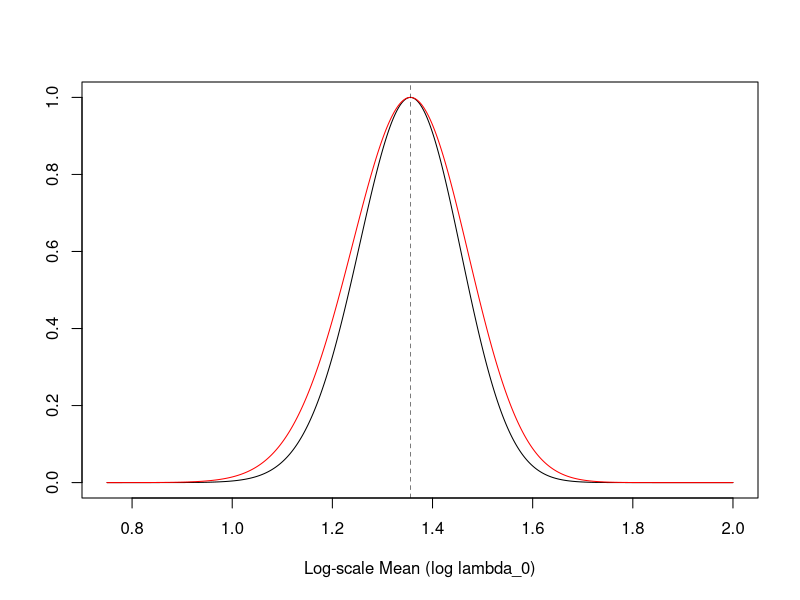
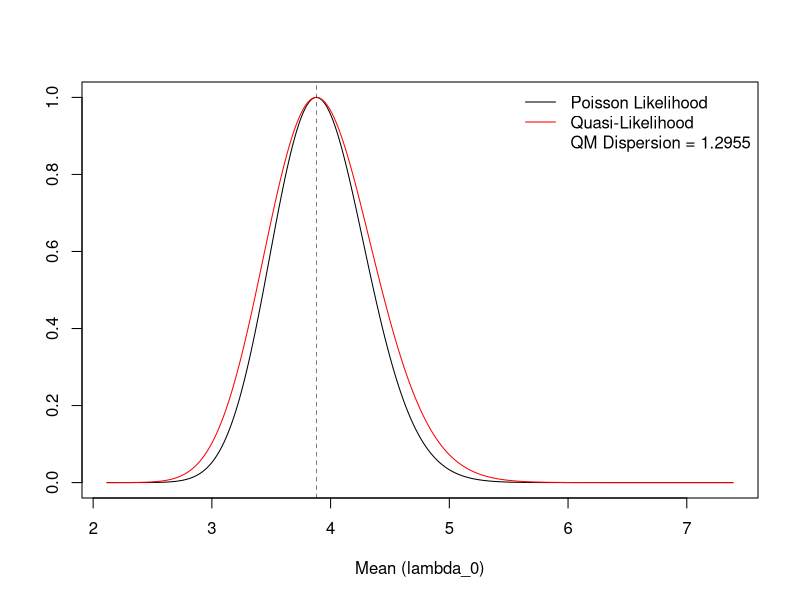

These figures' R source, in order:
#########################################
## Lab 3: Quasi-likelihood
## 
## January 2014
## J. Blume
#########################################

#### generate count data from two groups with different means
nsample=25
y.0=rpois(nsample,4)
y.1=rpois(nsample,8)

## Put together in one vector; use indicator for group to track
y=c(y.0,y.1)
x=c(rep(0,nsample),rep(1,nsample))

## Summary Statistics (all, grp 0, grp 1)
c(mean(y),mean(y.0),mean(y.1))
c(var(y),var(y.0),var(y.1))

############ Regression models

#### Entire group; one model for y (i.e., ignore grouping)
## log(mu)=b0
pmod=glm(y~1,family=poisson(link=log))
summary(pmod)
exp(pmod$coeff) ## exp(b0)

## check model
round(exp(pmod$coeff),4)==round(mean(y),4)

## Fit Quasi-likelihood model (two ways to fit it)
## Same as glm(y~1,family=quasi(link=log,variance="mu"))
qmod=glm(y~1,family=quasipoisson(link=log))
summary(qmod)
exp(qmod$coeff) ## exp(b0)

## check model
round(exp(qmod$coeff),4)==round(mean(y),4)

## Assumed dispersion of the two models
summary(pmod)$dispersion
summary(qmod)$dispersion

## Which dispersion factor is correct?
var(y)/mean(y)

######################

#### Group Zero only; one model for y.0 (i.e., ignore data from 2nd group)
## log(mu)=b0
pmod.0=glm(y.0~1,family=poisson(link=log))
summary(pmod.0)
exp(pmod.0$coeff) ## exp(b0)

## check model
round(exp(pmod.0$coeff),4)==round(mean(y.0),4)

## Fit Quasi-likelihood model 
qmod.0=glm(y.0~1,family=quasipoisson(link=log))
summary(qmod.0)
exp(qmod.0$coeff)

## Assumed dispersion of the two models
summary(pmod.0)$dispersion
summary(qmod.0)$dispersion

## Which dispersion factor is correct?
var(y.0)/mean(y.0)

## much closer to one: Ohhhhh...Ahhhhh...

######################
#### plots to illustrate
beta=seq(0.75,2,0.001)

## compute log-likelihood from Poisson model
loglik=sum(y.0)*(beta)-length(y.0)*exp(beta)
loglik=loglik-max(loglik)
lik=exp(loglik)

## compute quasi-likelihood
qloglik=(sum(y.0)*(beta)-length(y.0)*exp(beta))/summary(qmod.0)$dispersion
qloglik=qloglik-max(qloglik)
qlik=exp(qloglik)

## Log-scale
plot(beta,lik,type="n",ylab=" ",xlab="Log-scale Mean (log lambda_0)")
lines(beta,lik,lty=1,col="black")
lines(beta,qlik,lty=1,col="red")
abline(v=qmod.0$coeff,lty=2,lwd=0.5,col="black")

## True scale
plot(exp(beta),lik,type="n",ylab=" ",xlab="Mean (lambda_0)")
lines(exp(beta),lik,lty=1,col="black")
lines(exp(beta),qlik,lty=1,col="red")
abline(v=exp(qmod.0$coeff),lty=2,lwd=0.5,col="black")

qmd=round(summary(qmod.0)$dispersion,4)
legend("topright",c("Poisson Likelihood","Quasi-Likelihood",
paste("QM Dispersion = ",qmd,sep=""))
,lty=c(1,1,0),col=c("Black","Red","NA"),bty='n')

## Invariance is wonderful, huh? Going b/w scales is easy....

## run plot several times to see what happens as var(y.0)/mean(y.0) varies
## Notice, in particular, what happens when 
## summary(qmod.0)$dispersion > 1 and summary(qmod.0)$dispersion < 1
## You should see the curves flip (change order)

############################################

## Full model or 'true' model (i.e., account for grouping)
pmod.f=glm(y~1+x,family=poisson(link=log))
summary(pmod.f)
exp(pmod.f$coeff)  # exp(b0), exp(b1)
c(mean(y.0),mean(y.1)/mean(y.0))

## check model
round(exp(pmod.f$coeff),4)==round(c(mean(y.0),mean(y.1)/mean(y.0)),4)

## predicted rate for 2nd group
exp(sum(pmod.f$coeff))
mean(y.1)

## Quasi-likelihood full model (i.e., account for grouping)
qmod.f=glm(y~1+x,family=quasipoisson(link=log))
summary(qmod.f)
exp(qmod.f$coeff) # exp(b0), exp(b1)
exp(sum(qmod.f$coeff))

## Same fit as above, but now the dispersion is accounted for properly
summary(pmod.f)$dispersion
summary(qmod.f)$dispersion

############################################

####
###
##
#